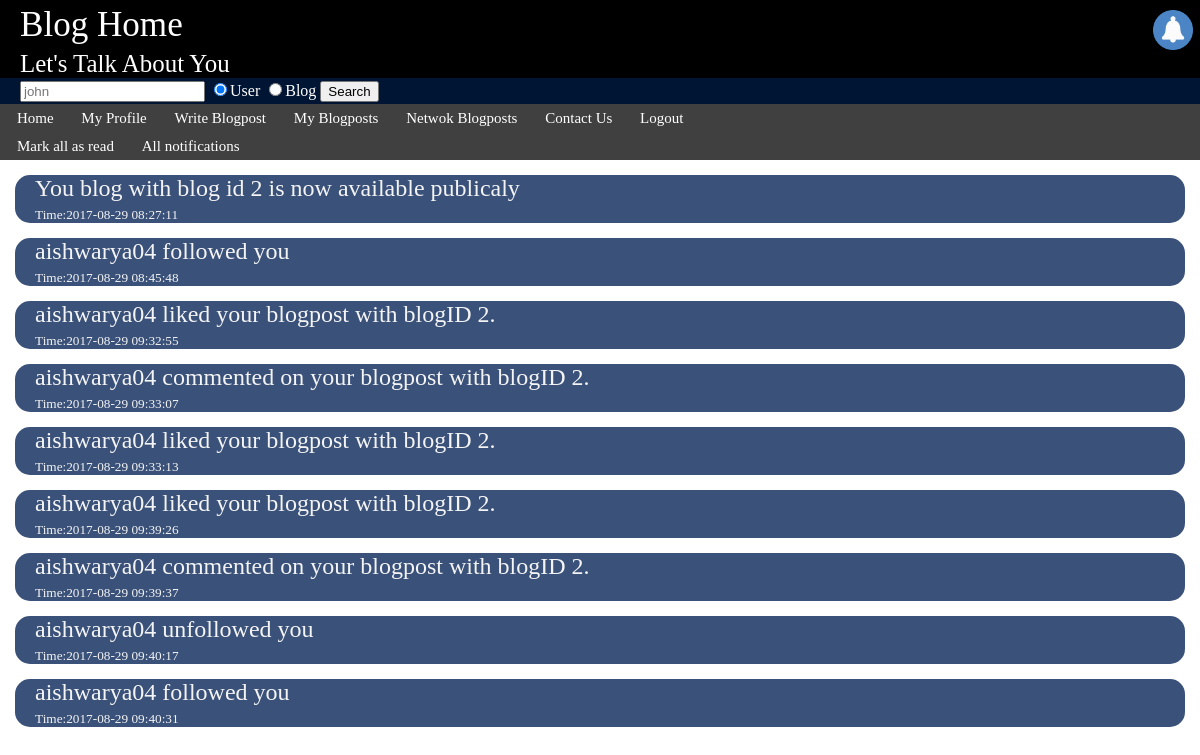
/allNotifs.php (signed in), run on the app's committed database.
### tables this page shows
CREATE TABLE `notifications` (
  `notif` int(11) NOT NULL,
  `userID` varchar(25) NOT NULL,
  `descript` varchar(250) NOT NULL,
  `status` int(11) NOT NULL DEFAULT '0',
  `time` timestamp NOT NULL DEFAULT CURRENT_TIMESTAMP
);

### allNotifs.php (the view, shortened to what this page needs)
<!DOCTYPE html>
<html>
<head>
	<link rel="stylesheet" type="text/css" href="style.css">
</head>
<body>
	<div class="header"><h3>Blog Home<span style="float:right; margin: 5px;"><a href="notifications.php"><img src="notif.png" alt="Notification" height="40px" width="40px"></a></span></h3>
			<h5>Let's Talk About You</h5>
	</div>
	<div class="search">
		<form action="search.php" method="post">
			<input type = "text" placeholder = "john" name ="key">
			<input type="radio" name="srch" value="user" checked="1">User
			<input type="radio" name="srch" value="blog">Blog
			<button type="submit">Search</button>
		</form>
	</div>
	<div class = "menu">
		<ul>
  		<li><a href="index.php">Home</a></li>
  		<li><a href="profile.php">My Profile</a></li>
  		<li><a href="writeBlog.php?publish=0">Write Blogpost</a></li>
  		<li><a href="viewBlog.php">My Blogposts</a></li>
		<li><a href="networkBlog.php">Netwok Blogposts</a></li>
 	    <li><a href="contactUs.php">Contact Us</a></li>
 		<li><a href="logout.php">Logout</a></li>
		</ul>
		<ul>
			<li><a href = "markNotifs.php">Mark all as read</a></li>
			<li><a href = "allNotifs.php">All notifications</a></li>
		</ul>
	</div>
	<div class="posts">
		<?php
			include 'authorize.php';
			$sql = "SELECT * FROM notifications where userID like '".$_SESSION['logged']."';";
			$res = $conn->query($sql);
			if($res->num_rows>0){
				while($row=$res->fetch_assoc())
					echo "<div class = notif><h2>".$row['descript']."</h2><h5>Time:".$row['time']."</h5></div>";
			}
			else {
				echo "<h3><p><center>No new Notifiactions";
			}
		?>
	</div>
</body>
</html>

### style.css (style rules this page uses)
body { margin:0px; background-color: #FFFFFF; }
.header { background-color: #000000; color: white; font-size: 30px; margin-bottom: 0px; }
.header h3,h5 { margin:0px; padding-left: 20px; padding-top: 5px; padding-bottom: 0px; }
.menu ul { list-style-type: none; margin: 0; padding: 0; padding: 5px; background-color: #404040; }
.menu li { display: inline; padding-right: 1%; padding-left: 1%; font-size:15px; }
.menu { margin:0; }
.menu a { text-decoration: none; color: white; }
.post h1,h4,h5,h2 { padding-left:20px; padding-right: 10px; margin:0px; }
.post h4,h5,h2 { font-weight: normal; }
.search { background-color: #001433; padding: 2px; padding-left: 20px; color: white; }
.comment h4,h3,h6 { font-weight: normal; margin: 0px; padding:2px; padding-left:20px; }
.notif { background-color: #3A517A; border: 2px; border-radius: 15px; border-color: #DEDEDE; margin: 15px; color: #F4F4F4; }

### data on the page
notifications: descript "You blog with blog id 2 is now available publicaly", time "2017-08-29 08:27:11"
notifications: descript "aishwarya04 followed you", time "2017-08-29 08:45:48"
notifications: descript "aishwarya04 liked your blogpost with blogID 2.", time "2017-08-29 09:32:55"
notifications: descript "aishwarya04 commented on your blogpost with blogID 2.", time "2017-08-29 09:33:07"
notifications: descript "aishwarya04 liked your blogpost with blogID 2.", time "2017-08-29 09:33:13"
notifications: descript "aishwarya04 liked your blogpost with blogID 2.", time "2017-08-29 09:39:26"
notifications: descript "aishwarya04 commented on your blogpost with blogID 2.", time "2017-08-29 09:39:37"
notifications: descript "aishwarya04 unfollowed you", time "2017-08-29 09:40:17"
notifications: descript "aishwarya04 followed you", time "2017-08-29 09:40:31"
